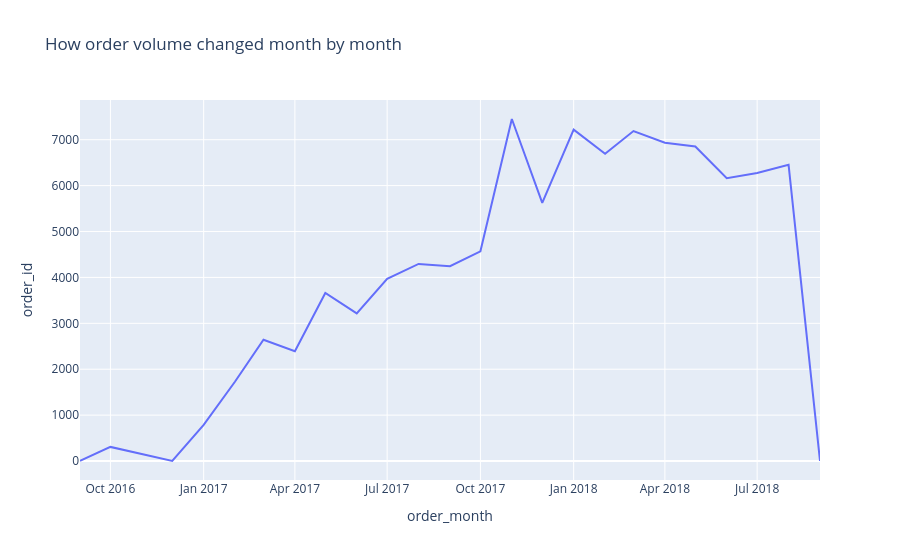

The notebook cell this image was saved under:
### Markdown cell above
TASK 2

### Code cell
monthly_orders = analysis.groupby('order_month')['order_id'].nunique().reset_index()
fig = px.line(monthly_orders, x='order_month', y='order_id', title='How order volume changed month by month')
fig.show()

### Figure 1 — Plotly figure (JSON) as saved in the notebook; plotly's stock layout.template omitted (floating-point values rounded to 4 significant figures)
{"data": [{"hovertemplate": "order_month=%{x}<br>order_id=%{y}<extra></extra>", "legendgroup": "", "line": {"color": "#636efa", "dash": "solid"}, "marker": {"symbol": "circle"}, "mode": "lines", "name": "", "orientation": "v", "showlegend": false, "type": "scatter", "x": ["2016-09", "2016-10", "2016-12", "2017-01", "2017-02", "2017-03", "2017-04", "2017-05", "2017-06", "2017-07", "2017-08", "2017-09", "2017-10", "2017-11", "2017-12", "2018-01", "2018-02", "2018-03", "2018-04", "2018-05", "2018-06", "2018-07", "2018-08", "2018-09"], "xaxis": "x", "y": [3, 308, 1, 789, 1733, 2641, 2391, 3660, 3217, 3969, 4293, 4243, 4568, 7451, 5624, 7220, 6694, 7188, 6934, 6853, 6160, 6273, 6452, 1], "yaxis": "y"}], "layout": {"legend": {"tracegroupgap": 0}, "title": {"text": "How order volume changed month by month"}, "xaxis": {"anchor": "y", "domain": [0, 1], "title": {"text": "order_month"}}, "yaxis": {"anchor": "x", "domain": [0, 1], "title": {"text": "order_id"}}}}
